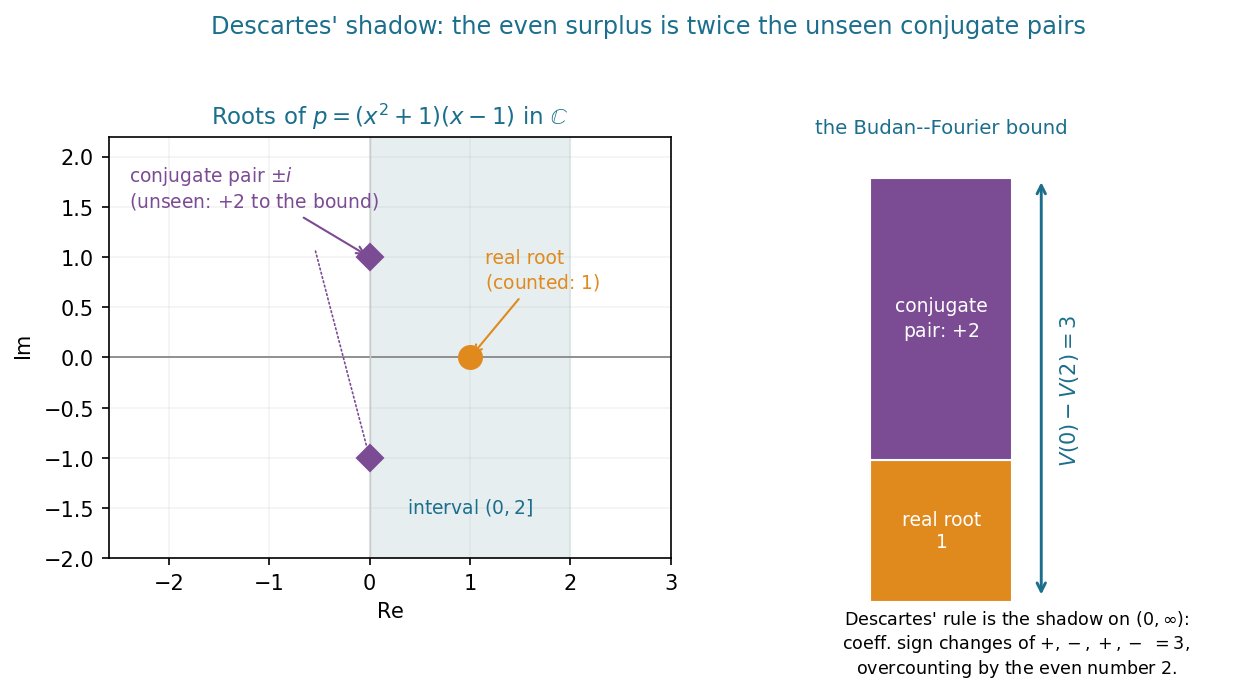

Generate this figure with Python:
#!/usr/bin/env python3
"""
Figure for "Counting with the Derivative Tower" (Budan-Fourier in Lean 4):
DESCARTES' SHADOW and the even surplus as conjugate pairs.

Budan-Fourier on (0, infinity) degenerates to Descartes' rule: the sign variations of the tower at
large x are the sign variations of the coefficients.  For p(x) = (x^2+1)(x-1) = x^3 - x^2 + x - 1
the coefficient signs are +,-,+,- (three variations), and on (0,2] the tower drop is
V(0)-V(2) = 3.  But p has only ONE real root there (x=1); the surplus 3-1 = 2 is exactly twice the
number of conjugate pairs the interval cannot see (here the single pair +-i).  The surplus is
always even because complex roots of a real polynomial come in conjugate pairs.

This figure plots the roots in the complex plane: the real root inside the interval is counted, the
conjugate pair off the axis contributes +2 to the bound.  Counts are asserted exactly (sympy).
Run: python budan_fig3_shadow.py
"""
import numpy as np
import sympy as sp
import matplotlib
matplotlib.use("Agg")
import matplotlib.pyplot as plt
from matplotlib.patches import FancyArrowPatch

TEAL = "#1B6F8C"
AMBER = "#E08A1E"
PLUM = "#7B4B94"
BAND = "#DCE7EB"

x = sp.symbols("x")
p = sp.expand((x**2 + 1) * (x - 1))
seq = [p]
for _ in range(3):
    seq.append(sp.diff(seq[-1], x))


def V(t):
    s = [sp.sign(e.subs(x, sp.nsimplify(t))) for e in seq]
    s = [v for v in s if v != 0]
    return sum(1 for i in range(len(s) - 1) if s[i] != s[i + 1])


# exact assertions
assert seq[0] == x**3 - x**2 + x - 1
assert V(0) == 3 and V(2) == 0, (V(0), V(2))
assert V(0) - V(2) == 3
# one real root in (0,2], one conjugate pair: surplus = 2 = 2 * (#pairs)
roots = sp.roots(sp.Poly(p, x))
real_roots = [r for r in roots if r.is_real]
pair_roots = [r for r in roots if not r.is_real]
assert set(real_roots) == {sp.Integer(1)}
assert set(pair_roots) == {sp.I, -sp.I}
assert (V(0) - V(2)) - 1 == 2  # surplus = 2 = one conjugate pair
# Descartes shadow: coefficient sign variations = 3
coeff_signs = [int(sp.sign(c)) for c in sp.Poly(p, x).all_coeffs()]
csv = sum(1 for i in range(len(coeff_signs) - 1) if coeff_signs[i] != coeff_signs[i + 1])
assert csv == 3, csv
print("p =", p, " coeff sign variations =", csv)
print("V(0)-V(2) =", V(0) - V(2), " real roots in (0,2] = 1  -> surplus =", V(0) - V(2) - 1,
      "= 2 x (one conjugate pair)")
print("verified exactly")

# ----------------------------------------------------------------------------
fig, (axc, axb) = plt.subplots(1, 2, figsize=(9.6, 4.4),
                               gridspec_kw={"width_ratios": [1.35, 1.0], "wspace": 0.28})

# ---- left: complex plane with the roots ----
axc.axhline(0, color="0.55", lw=0.9)
axc.axvline(0, color="0.8", lw=0.7)
# interval band (0,2] on the real axis
axc.axvspan(0, 2, color=BAND, alpha=0.7, zorder=0)
axc.text(1.0, -1.55, r"interval $(0,2]$", color=TEAL, fontsize=9, ha="center")
# real root x=1 (counted)
axc.plot([1], [0], "o", color=AMBER, ms=11, zorder=5)
axc.annotate("real root\n(counted: $1$)", xy=(1, 0), xytext=(1.15, 0.7),
             color=AMBER, fontsize=9, ha="left",
             arrowprops=dict(arrowstyle="->", color=AMBER, lw=1.0))
# conjugate pair +-i (phantom, +2)
for y in (1, -1):
    axc.plot([0], [y], "D", color=PLUM, ms=9, zorder=5)
axc.annotate("conjugate pair $\\pm i$\n(unseen: $+2$ to the bound)", xy=(0, 1), xytext=(-2.4, 1.5),
             color=PLUM, fontsize=9, ha="left",
             arrowprops=dict(arrowstyle="->", color=PLUM, lw=1.0))
axc.annotate("", xy=(0, -1), xytext=(-0.55, 1.1),
             arrowprops=dict(arrowstyle="-", color=PLUM, lw=0.8, ls=":"))
axc.set_xlim(-2.6, 3.0)
axc.set_ylim(-2.0, 2.2)
axc.set_xlabel(r"$\mathrm{Re}$", fontsize=10)
axc.set_ylabel(r"$\mathrm{Im}$", fontsize=10)
axc.set_title(r"Roots of $p=(x^2+1)(x-1)$ in $\mathbb{C}$", fontsize=11, color=TEAL)
axc.set_aspect("equal", adjustable="box")
axc.grid(alpha=0.15)

# ---- right: the accounting bar ----
axb.set_xlim(0, 1)
axb.set_ylim(0, 3.6)
axb.axis("off")
# the bound = 3 as a stack: 1 (real root) + 2 (pair)
axb.bar([0.32], [1], width=0.34, bottom=0, color=AMBER, edgecolor="white")
axb.bar([0.32], [2], width=0.34, bottom=1, color=PLUM, edgecolor="white")
axb.text(0.32, 0.5, "real root\n$1$", color="white", ha="center", va="center", fontsize=9)
axb.text(0.32, 2.0, "conjugate\npair: $+2$", color="white", ha="center", va="center", fontsize=9)
# bracket = V(0)-V(2)=3
axb.annotate("", xy=(0.56, 0.02), xytext=(0.56, 3.0),
             arrowprops=dict(arrowstyle="<->", color=TEAL, lw=1.4))
axb.text(0.60, 1.5, r"$V(0)-V(2)=3$", color=TEAL, fontsize=10, rotation=90, va="center")
axb.text(0.32, 3.32, "the Budan--Fourier bound", color=TEAL, fontsize=9.5, ha="center")
axb.text(0.5, -0.05,
         "Descartes' rule is the shadow on $(0,\\infty)$:\n"
         "coeff. sign changes of $+,-,+,-$ $=3$,\n"
         "overcounting by the even number $2$.",
         color="black", fontsize=8.4, ha="center", va="top")

fig.suptitle("Descartes' shadow: the even surplus is twice the unseen conjugate pairs",
             fontsize=11.5, color=TEAL, y=1.0)
fig.savefig("budan_fig3_shadow.pdf", bbox_inches="tight")
fig.savefig("budan_fig3_shadow.png", dpi=150, bbox_inches="tight")
print("wrote budan_fig3_shadow.{pdf,png}")
